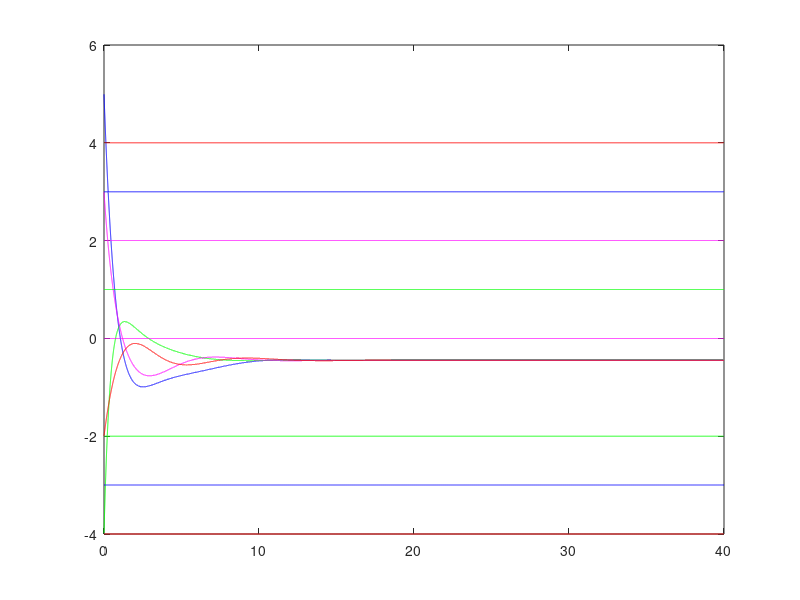
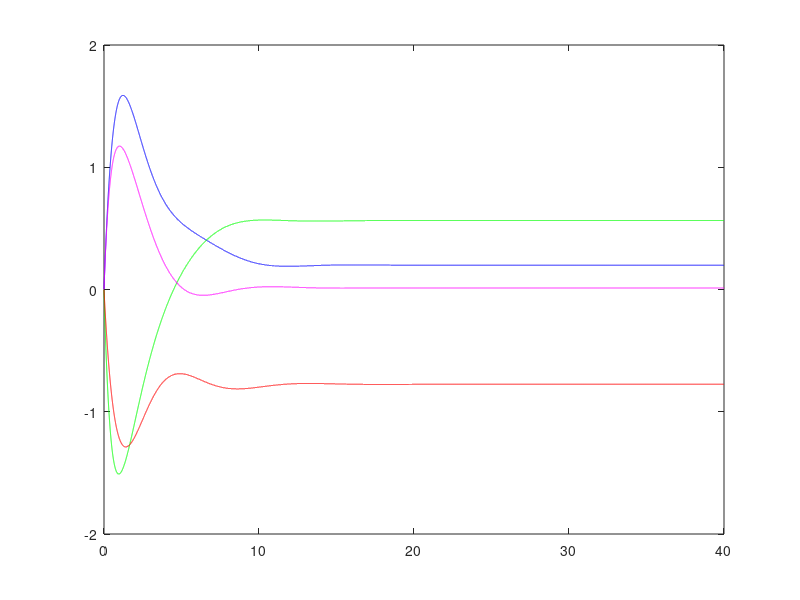

Source code (MATLAB) for these figures, in order:
close all
clear

df = @(x) [x(1)+1/4;2*x(2)+1/3;2*x(3)/5+1/6;x(4)/2+1];
at = @(t) 1/t;
lim = [-3,-2,0,-4;
    3,1,2,4];
x = [5,-4,3,-2]';
alpha = 1;
beta = 0.5;
y = [0,0,0,0]';
% y = rand(4,1);

A = [0,0,0,1;
    1,0,0,0;
    0,1,0,0;
    0,0,1,0];
% A = [0,1,0,1;
%     1,0,1,0;
%     0,1,0,1;
%     1,0,1,0];
D = diag(sum(A,2));
L = D-A;


T = 40;
dt = 0.001;
c = 0;
for t=0:dt:T
    c = c+1;
    % primal-dual for undirected graph
%     dx = convproj(x-alpha*df(x)-beta*L*y,[],[],lim)'-x;
%     dy = beta*L*x;
    % wang2018(wrong)
%     dx = convproj(x-alpha*df(x),[],[],lim)'-x+beta*L*y;
%     dy = -beta*L*x;
    % kia2015
    dx = -alpha*df(x)-beta*L*x-y;
    dy = alpha*beta*L*x;
    % wang2018+kia2015(wrong)
%     dx = convproj(x-alpha*df(x),[],[],lim)'-x-beta*L*x-y;
%     dy = beta*L*x;
    % kia2015+projection
%     dx = convproj(x-alpha*df(x)-beta*L*x-y,[],[],lim)'-x;
%     dy = alpha*beta*L*x;
    
    x = x+dx*dt;
    y = y+dy*dt;
    
    xx(:,c) = x;
    yy(:,c) = y;
    tt(c) = t;
end
figure
color = ['b' 'g' 'm' 'r'];
plot(tt,xx(1,:),color(1),tt,xx(2,:),color(2),tt,xx(3,:),color(3),tt,xx(4,:),color(4));
hold on
plot(tt,lim(1,1)*ones(size(tt)),color(1),tt,lim(2,1)*ones(size(tt)),color(1));
plot(tt,lim(1,2)*ones(size(tt)),color(2),tt,lim(2,2)*ones(size(tt)),color(2));
plot(tt,lim(1,3)*ones(size(tt)),color(3),tt,lim(2,3)*ones(size(tt)),color(3));
plot(tt,lim(1,4)*ones(size(tt)),color(4),tt,lim(2,4)*ones(size(tt)),color(4));
figure
plot(tt,yy(1,:),color(1),tt,yy(2,:),color(2),tt,yy(3,:),color(3),tt,yy(4,:),color(4));
